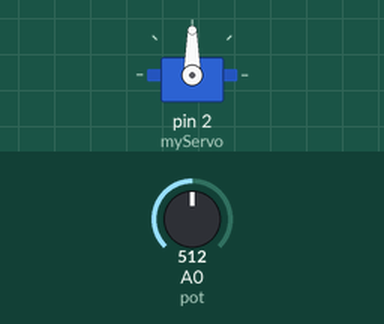
Simulated run of this sketch. Board: Arduino Uno, built with avr-gcc and run on an emulated ATmega328P. Parts: servo. The test bench sets the inputs (shaded band); at power-on: A0 (pot) = 512.

Above: at 1.2 s.
1.3 s: A0 (pot) set to 716
At 2.1 s:
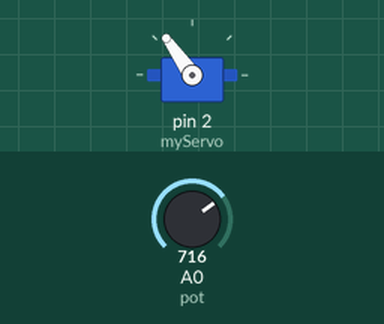
2.8 s: A0 (pot) set to 900
At 3.6 s:
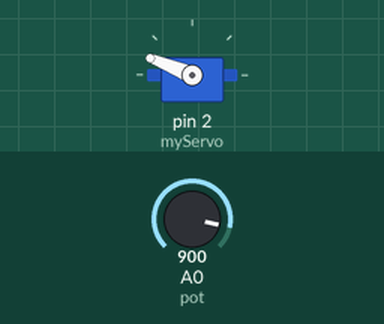
4.3 s: A0 (pot) set to 1023
At 5.2 s:
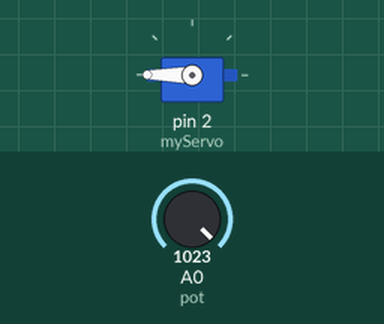
5.8 s: A0 (pot) set to 306
At 6.9 s:
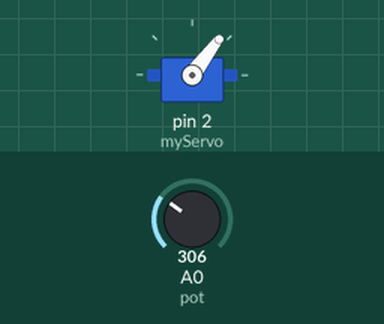
7.3 s: A0 (pot) set to 122
At 8.5 s:
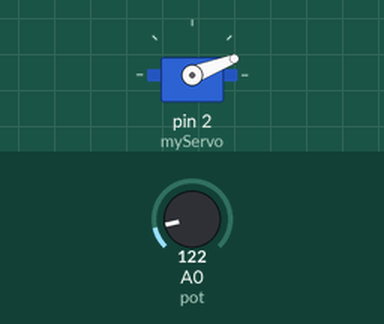
Timing chart, 0 to 9.8 s (numbered marks = the images above; inputs shaded):
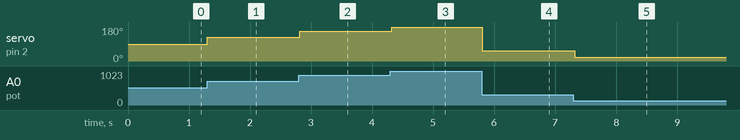

The sketch:

Servo+Potentiometer.ino
```cpp
#include <Servo.h>

int val = 0;
int pot = A0;
int pos = 0;

Servo myServo;

void setup() {
  // put your setup code here, to run once:
  myServo.attach(2);
  myServo.write(0);
}

void loop() {
  // put your main code here, to run repeatedly:
  val = analogRead(pot);
  pos = map(val, 0,1023, 0, 180);

  myServo.write(pos);
  delay(30);


}
```

Measured:
- after the input at 1.3 s, servo on pin 2 (myServo): 90° → 125° at once
- after the input at 2.8 s, servo on pin 2 (myServo): 125° → 158° at once
- after the input at 4.3 s, servo on pin 2 (myServo): 158° → 180° at once
- after the input at 5.8 s, servo on pin 2 (myServo): 180° → 53° at once
- after the input at 7.3 s, servo on pin 2 (myServo): 53° → 21° at once
